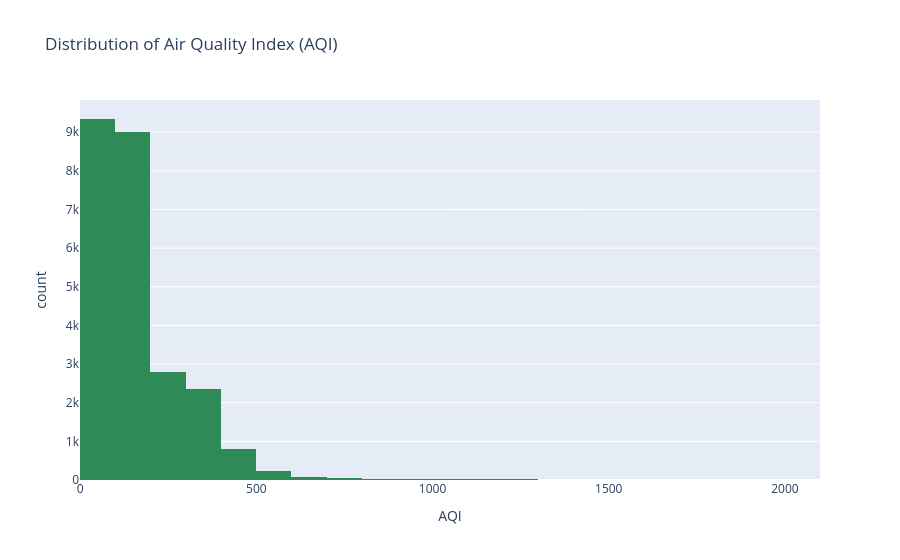

Notebook code cell kept with this figure:
### Code cell
fig = px.histogram(
    air_df,
    x="AQI",
    nbins=40,
    title="Distribution of Air Quality Index (AQI)",
    color_discrete_sequence=["#2E8B57"]
)

fig.show()

### Figure 1 — Plotly figure (JSON) as saved in the notebook; plotly's stock layout.template omitted (floating-point values rounded to 4 significant figures; data arrays with more than 128 entries replaced by an {"elided": "..."} marker saying what was removed)
{"data": [{"bingroup": "x", "hovertemplate": "AQI=%{x}<br>count=%{y}<extra></extra>", "legendgroup": "", "marker": {"color": "#2E8B57", "pattern": {"shape": ""}}, "name": "", "nbinsx": 40, "orientation": "v", "showlegend": false, "type": "histogram", "x": {"elided": "24850 float values"}, "xaxis": "x", "yaxis": "y"}], "layout": {"barmode": "relative", "legend": {"tracegroupgap": 0}, "title": {"text": "Distribution of Air Quality Index (AQI)"}, "xaxis": {"anchor": "y", "domain": [0, 1], "title": {"text": "AQI"}}, "yaxis": {"anchor": "x", "domain": [0, 1], "title": {"text": "count"}}}}
